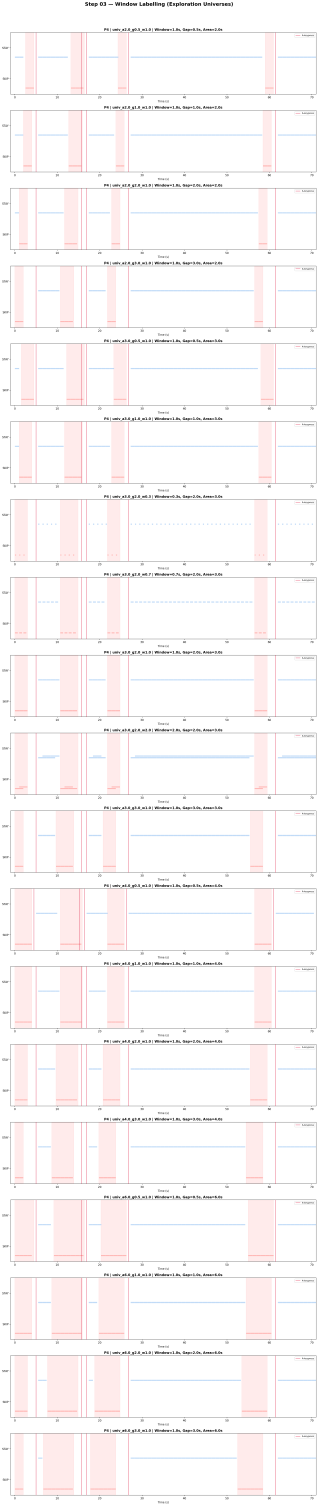
#> input picture 05-12_data_analysis_and_results/runs/run_20260611_220844/viz/viz03_label_windows_exploration.png, 3180 x 15058 px (shown at 1/10 size)
$ python split_image.py
#> lines starting #> are read from the running program, lines starting #| are printed output that depends on the picture
import numpy as np
from PIL import Image
import os
from pathlib import Path

img_path = Path('runs/run_20260611_220844/viz/viz03_label_windows_exploration.png')
out_dir = img_path.parent / 'viz03_exploration'
out_dir.mkdir(exist_ok=True)

img = Image.open(img_path).convert('RGB')
arr = np.array(img)
# Find horizontal lines that are pure white (255, 255, 255)
# A row is white if all pixels in it are white
row_means = np.mean(arr, axis=(1, 2))
#> row_means = 15058 values, max 255 at index 0, min 9.84 at index 324, mean 248.6
is_white = row_means > 253

# Find continuous blocks of non-white rows
blocks = []
in_block = False
start = 0
for i, w in enumerate(is_white):
    if not w and not in_block:
        in_block = True
        start = i
    elif w and in_block:
        in_block = False
        if i - start > 100: # only keep blocks larger than 100px
            blocks.append((start, i))
#> this loop made 15058 passes
#> (w, in_block) on pass 21: (False, True)
#> after the loop, blocks = [(323, 944), (1101, 1722), (1879, 2500), (2658, 3279), (3436, 4057), (4214, 4835), (4993, 5614), (5771, 6392), (6549, 7170), (7328, 7949), (8106, 8727), (8884, 9505), (9662, 10284), (10441, 11062), (11219, 11840), (11997, 12618), (12776, 13397), (13554, 14175), (14332, 14953)]; in_block = False; start = 15030
if in_block:
    if len(is_white) - start > 100:
        blocks.append((start, len(is_white)))

print(f"Found {len(blocks)} individual panels.")
#| Found 19 individual panels.
for idx, (start, end) in enumerate(blocks):
    # Add a 50px white margin
    s = max(0, start - 50)
    e = min(len(is_white), end + 50)
    cropped = img.crop((0, s, img.width, e))
    cropped.save(out_dir / f"viz03_exploration_{idx+1}.png")
#> this loop made 19 passes
#> (start, end, s, e) on passes 1 to 12: (323, 944, 273, 994), (1101, 1722, 1051, 1772), (1879, 2500, 1829, 2550), (2658, 3279, 2608, 3329), (3436, 4057, 3386, 4107), (4214, 4835, 4164, 4885), (4993, 5614, 4943, 5664), (5771, 6392, 5721, 6442), (6549, 7170, 6499, 7220), (7328, 7949, 7278, 7999), (8106, 8727, 8056, 8777), (8884, 9505, 8834, 9555)
#> pass 1, `cropped = img.crop((0, s, img.width, e))`:
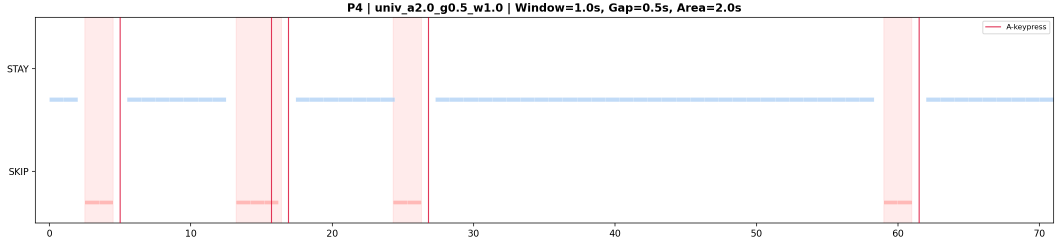
#> cropped: PIL image 3180x721 RGB (shown at 1/3 size); mean R, G, B 250.6, 247.9, 248.4
#> after the loop:
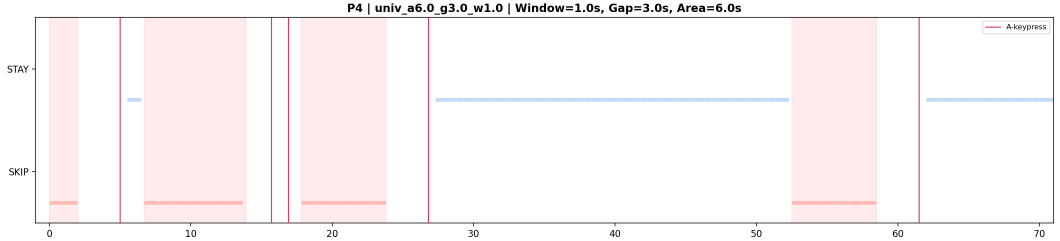
#> cropped: PIL image 3180x721 RGB (shown at 1/3 size); mean R, G, B 251, 245.2, 245.6
print("Done slicing!")
